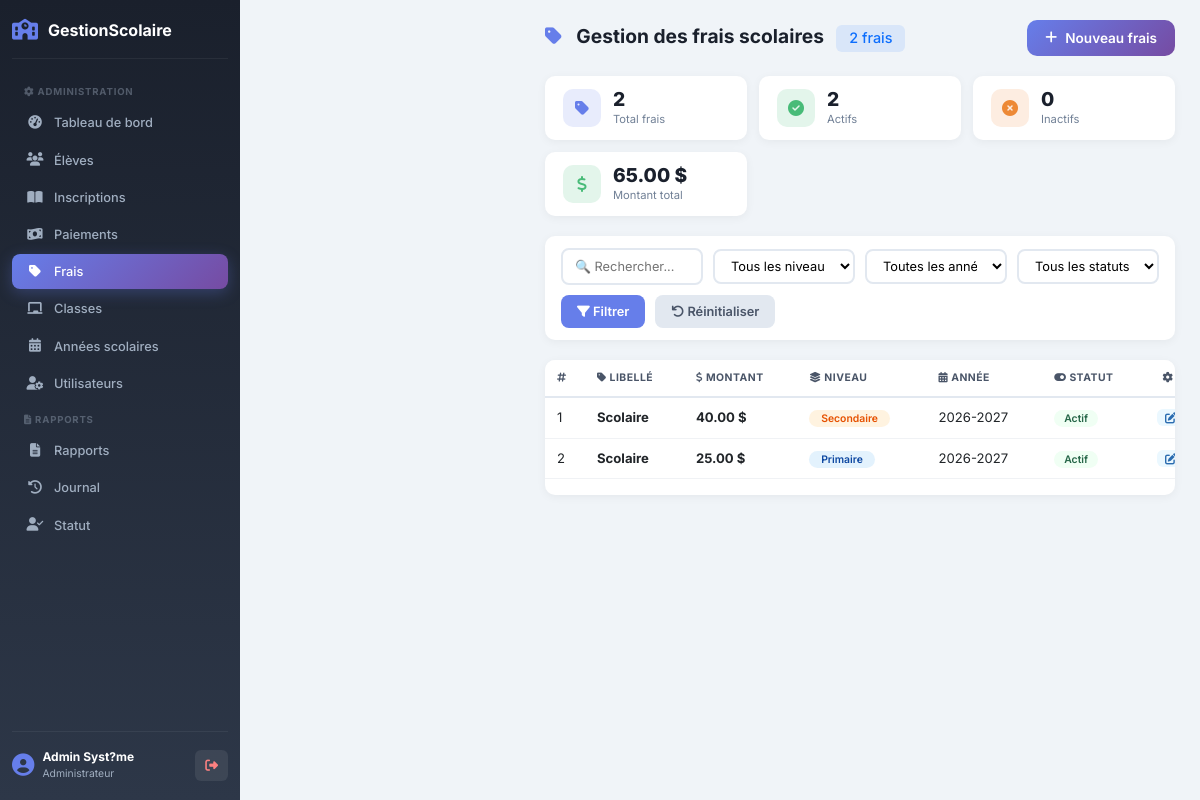
The app's page /admin/frais/index.php (signed in) with its own data.
### tables this page shows
CREATE TABLE `frais` (
  `idFrais` int(11) NOT NULL,
  `libelle` varchar(100) NOT NULL,
  `montant` decimal(10,2) NOT NULL,
  `typeFrais` enum('Inscription','Mensualit?','Autre') NOT NULL,
  `idAnnee` int(11) NOT NULL,
  `idNiveau` int(11) DEFAULT NULL,
  `statut` enum('Actif','Inactif') DEFAULT 'Actif'
);

CREATE TABLE `niveaux` (
  `idNiveau` int(11) NOT NULL,
  `nomNiveau` varchar(50) NOT NULL,
  `description` text DEFAULT NULL
);

CREATE TABLE `annees_scolaires` (
  `idAnnee` int(11) NOT NULL,
  `libelle` varchar(20) NOT NULL,
  `annee` varchar(20) DEFAULT NULL,
  `active` tinyint(1) DEFAULT 1
);

### admin/frais/index.php (the view, shortened to what this page needs)
<?php
$db = db();
$colonne_niveau_existe = false;
try {
    $stmt = $db->query("SHOW COLUMNS FROM frais LIKE 'idNiveau'");
    $colonne_niveau_existe = $stmt->rowCount() > 0;
} catch (PDOException $e) {
    $colonne_niveau_existe = false;
}
$search = isset($_GET['search']) ? trim($_GET['search']) : '';
if ($colonne_niveau_existe) {
    $sql = "SELECT f.*, a.libelle as annee_libelle, n.nomNiveau as niveau_libelle
            FROM frais f
            JOIN annees_scolaires a ON f.idAnnee = a.idAnnee
            LEFT JOIN niveaux n ON f.idNiveau = n.idNiveau
            WHERE 1=1";
} else {
    $sql = "SELECT f.*, a.libelle as annee_libelle, NULL as niveau_libelle
            FROM frais f
            JOIN annees_scolaires a ON f.idAnnee = a.idAnnee
            WHERE 1=1";
}
$params = [];
$sql .= " ORDER BY f.idFrais DESC";
$stmt = $db->prepare($sql);
$stmt->execute($params);
$frais = $stmt->fetchAll();
$total_frais = count($frais);
$total_actif = 0;
$total_inactif = 0;
$montant_total = 0;
foreach ($frais as $f) {
    if ($f['statut'] === 'Actif') $total_actif++;
    else $total_inactif++;
    $montant_total += $f['montant'];
}
include __DIR__ . '/../../includes/header.php';
?>
<div class="app-layout">
    <div class="sidebar-admin" id="sidebarAdmin">
        <div class="sidebar-logo">
            <i class="fas fa-school"></i>
            <span>GestionScolaire</span>
        </div>
        <ul class="sidebar-menu">
            <li class="menu-section"><i class="fas fa-cog"></i> Administration</li>
            <li><a href="../dashboard.php"><i class="fas fa-tachometer-alt"></i> Tableau de bord</a></li>
            <li><a href="../eleves/index.php"><i class="fas fa-users"></i> Élèves</a></li>
            <li><a href="../inscriptions/index.php"><i class="fas fa-book-open"></i> Inscriptions</a></li>
            <li><a href="../paiements/index.php"><i class="fas fa-money-bill-wave"></i> Paiements</a></li>
            <li><a href="index.php" class="active"><i class="fas fa-tag"></i> Frais</a></li>
            <li><a href="../classes/index.php"><i class="fas fa-chalkboard"></i> Classes</a></li>
            <li><a href="../annees/index.php"><i class="fas fa-calendar-alt"></i> Années scolaires</a></li>
            <li><a href="../utilisateurs/index.php"><i class="fas fa-user-cog"></i> Utilisateurs</a></li>
            <li class="menu-section"><i class="fas fa-file-alt"></i> Rapports</li>
            <li><a href="../rapports/index.php"><i class="fas fa-file-alt"></i> Rapports</a></li>
            <li><a href="../journal/index.php"><i class="fas fa-history"></i> Journal</a></li>
            <li><a href="../statut.php"><i class="fas fa-user-check"></i> Statut</a></li>
        </ul>
        <div class="sidebar-footer">
            <div class="user-info">
                <i class="fas fa-user-circle"></i>
                <div>
                    <strong><?php echo $_SESSION['nom'] . ' ' . $_SESSION['prenom']; ?></strong>
                    <span><?php echo $_SESSION['role']; ?></span>
                </div>
            </div>
            <a href="../../logout.php" class="btn-logout" title="Déconnexion">
                <i class="fas fa-sign-out-alt"></i>
            </a>
        </div>
    </div>
    <div class="main-content">
        <div class="page-header">
            <h2>
                <i class="fas fa-tag"></i>
                Gestion des frais scolaires
                <span class="badge bg-primary bg-opacity-10 text-primary ms-2">
                    <?php echo $total_frais; ?> frais
                </span>
            </h2>
            <div class="header-right">
                <button class="btn-add" onclick="openModal('ajouter')">
                    <i class="fas fa-plus"></i> Nouveau frais
                </button>
            </div>
        </div>
        <div class="stats-row">
            <div class="stat-item">
                <div class="stat-icon" style="background: rgba(102, 126, 234, 0.15); color: #667eea;">
                    <i class="fas fa-tag"></i>
                </div>
                <div class="stat-info">
                    <div class="number"><?php echo $total_frais; ?></div>
                    <div class="label">Total frais</div>
                </div>
            </div>
            <div class="stat-item">
                <div class="stat-icon" style="background: rgba(72, 187, 120, 0.15); color: #48bb78;">
                    <i class="fas fa-check-circle"></i>
                </div>
                <div class="stat-info">
                    <div class="number"><?php echo $total_actif; ?></div>
                    <div class="label">Actifs</div>
                </div>
            </div>
            <div class="stat-item">
                <div class="stat-icon" style="background: rgba(237, 137, 54, 0.15); color: #ed8936;">
                    <i class="fas fa-times-circle"></i>
                </div>
                <div class="stat-info">
                    <div class="number"><?php echo $total_inactif; ?></div>
                    <div class="label">Inactifs</div>
                </div>
            </div>
            <div class="stat-item">
                <div class="stat-icon" style="background: rgba(72, 187, 120, 0.15); color: #48bb78;">
                    <i class="fas fa-dollar-sign"></i>
                </div>
                <div class="stat-info">
                    <div class="number"><?php echo number_format($montant_total, 2); ?> $</div>
                    <div class="label">Montant total</div>
                </div>
            </div>
        </div>
        <form method="GET" action="" class="filters">
            <input type="text" name="search" placeholder="🔍 Rechercher..."
                   value="<?php echo htmlspecialchars($search); ?>">
            <?php if ($colonne_niveau_existe): ?>
            <select name="idNiveau">
                <option value="">Tous les niveaux</option>
            </select>
            <?php endif; ?>
            <select name="idAnnee">
                <option value="">Toutes les années</option>
            </select>
            <select name="statut">
                <option value="">Tous les statuts</option>
            </select>
            <button type="submit" class="btn-filter"><i class="fas fa-filter"></i> Filtrer</button>
            <a href="index.php" class="btn-reset"><i class="fas fa-undo"></i> Réinitialiser</a>
        </form>
        <div class="table-container" id="tableContainer">
            <div class="table-responsive">
                <table class="table" id="fraisTable">
                    <thead>
                        <tr>
                            <th style="width:40px;"><i class="fas fa-hashtag"></i></th>
                            <th><i class="fas fa-tag"></i> Libellé</th>
                            <th><i class="fas fa-dollar-sign"></i> Montant</th>
                            <?php if ($colonne_niveau_existe): ?>
                            <th><i class="fas fa-layer-group"></i> Niveau</th>
                            <?php endif; ?>
                            <th><i class="fas fa-calendar-alt"></i> Année</th>
                            <th><i class="fas fa-toggle-on"></i> Statut</th>
                            <th style="text-align:center; width:100px;"><i class="fas fa-cog"></i> Actions</th>
                        </tr>
                    </thead>
                    <tbody>
                        <?php if (empty($frais)): ?>
                            <tr>
                                <td colspan="<?php echo $colonne_niveau_existe ? 7 : 6; ?>">
                                    <div class="empty-state">
                                        <i class="fas fa-inbox"></i>
                                        <p>Aucun frais trouvé</p>
                                        <button class="btn btn-primary btn-sm mt-2" onclick="openModal('ajouter')">
                                            <i class="fas fa-plus"></i> Ajouter un frais
                                        </button>
                                    </div>
                                </td>
                            </tr>
                        <?php else: ?>
                            <?php foreach ($frais as $index => $f):
                                $niveauClass = 'default';
                                $niveau = strtolower($f['niveau_libelle'] ?? '');
                                if (strpos($niveau, 'maternelle') !== false) $niveauClass = 'maternelle';
                                elseif (strpos($niveau, 'primaire') !== false) $niveauClass = 'primaire';
                                elseif (strpos($niveau, 'secondaire') !== false) $niveauClass = 'secondaire';
                            ?>
                                <tr>
                                    <td><?php echo $index + 1; ?></td>
                                    <td><strong><?php echo htmlspecialchars($f['libelle']); ?></strong></td>
                                    <td><strong><?php echo number_format($f['montant'], 2); ?> $</strong></td>
                                    <?php if ($colonne_niveau_existe): ?>
                                    <td>
                                        <?php if ($f['niveau_libelle']): ?>
                                            <span class="badge-niveau <?php echo $niveauClass; ?>">
                                                <?php echo htmlspecialchars($f['niveau_libelle']); ?>
                                            </span>
                                        <?php else: ?>
                                            <span class="text-muted">Tous</span>
                                        <?php endif; ?>
                                    </td>
                                    <?php endif; ?>
                                    <td><?php echo htmlspecialchars($f['annee_libelle']); ?></td>
                                    <td>
                                        <span class="badge-statut <?php echo $f['statut'] === 'Actif' ? 'actif' : 'inactif'; ?>">
                                            <?php echo $f['statut']; ?>
                                        </span>
                                    </td>
                                    <td style="text-align:center;">
                                        <div class="btn-actions">
                                            <button class="btn-sm btn-edit" onclick="openModal('modifier', <?php echo $f['idFrais']; ?>)">
                                                <i class="fas fa-edit"></i>
                                            </button>
                                        </div>
                                    </td>
                                </tr>
                            <?php endforeach; ?>
                        <?php endif; ?>
                    </tbody>
                </table>
            </div>
        </div>
        <?php include __DIR__ . '/../../includes/footer.php'; ?>
</body>
</html>

### assets/css/style.css (style rules this page uses)
* { margin: 0; padding: 0; box-sizing: border-box; }
body { font-family: 'Inter', -apple-system, BlinkMacSystemFont, sans-serif; background: #f8fafc; overflow-x: hidden; }
.main-content { margin-left: 280px; min-height: 100vh; padding: 20px 30px; }
.badge { font-weight: 500; padding: 0.4rem 0.8rem; }

### records on screen
frais: libelle "Scolaire", montant "40.00", idNiveau.nomNiveau "Secondaire", idAnnee.libelle "2026-2027", statut "Actif"
frais: libelle "Scolaire", montant "25.00", idNiveau.nomNiveau "Primaire", idAnnee.libelle "2026-2027", statut "Actif"

### other values on screen
$_SESSION['nom'] "Admin"
$_SESSION['prenom'] "Syst?me"
$_SESSION['role'] "Administrateur"
$total_frais "2"
$total_actif "2"
$total_inactif "0"
$montant_total "65.00"
